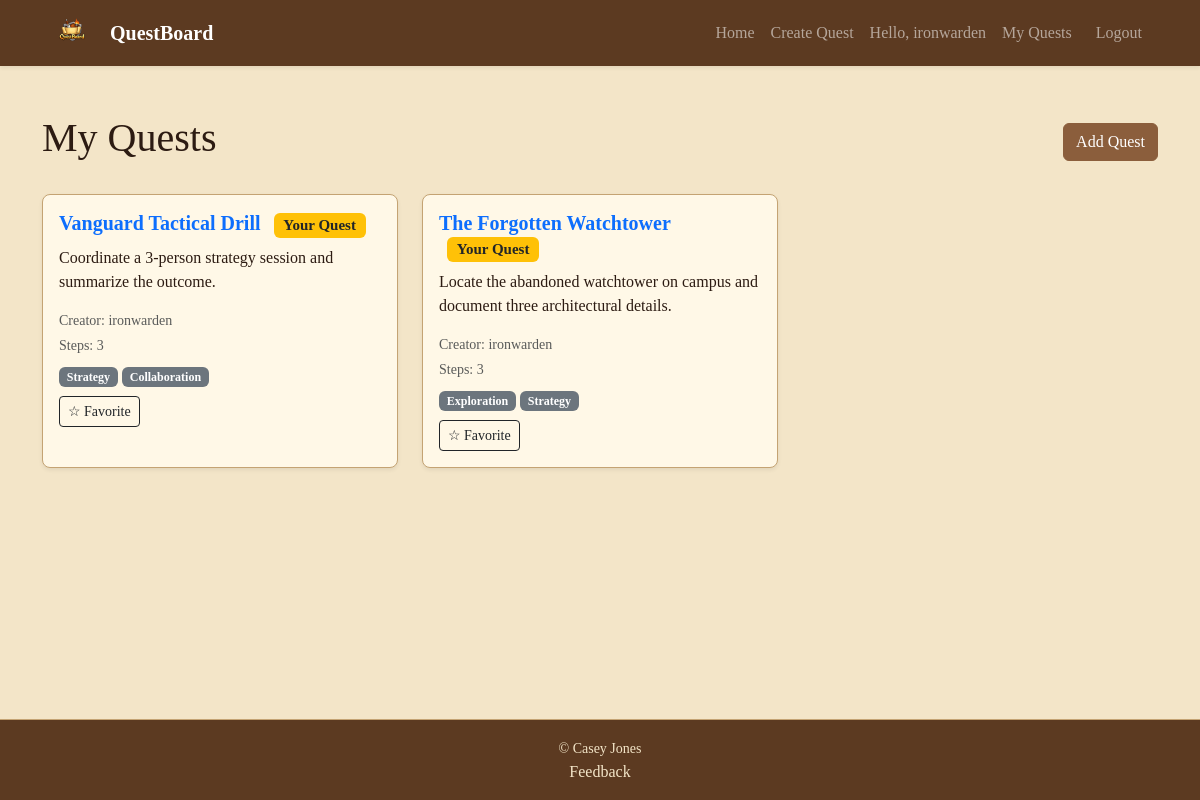
The app's page /my-quests/ (signed in), older data.
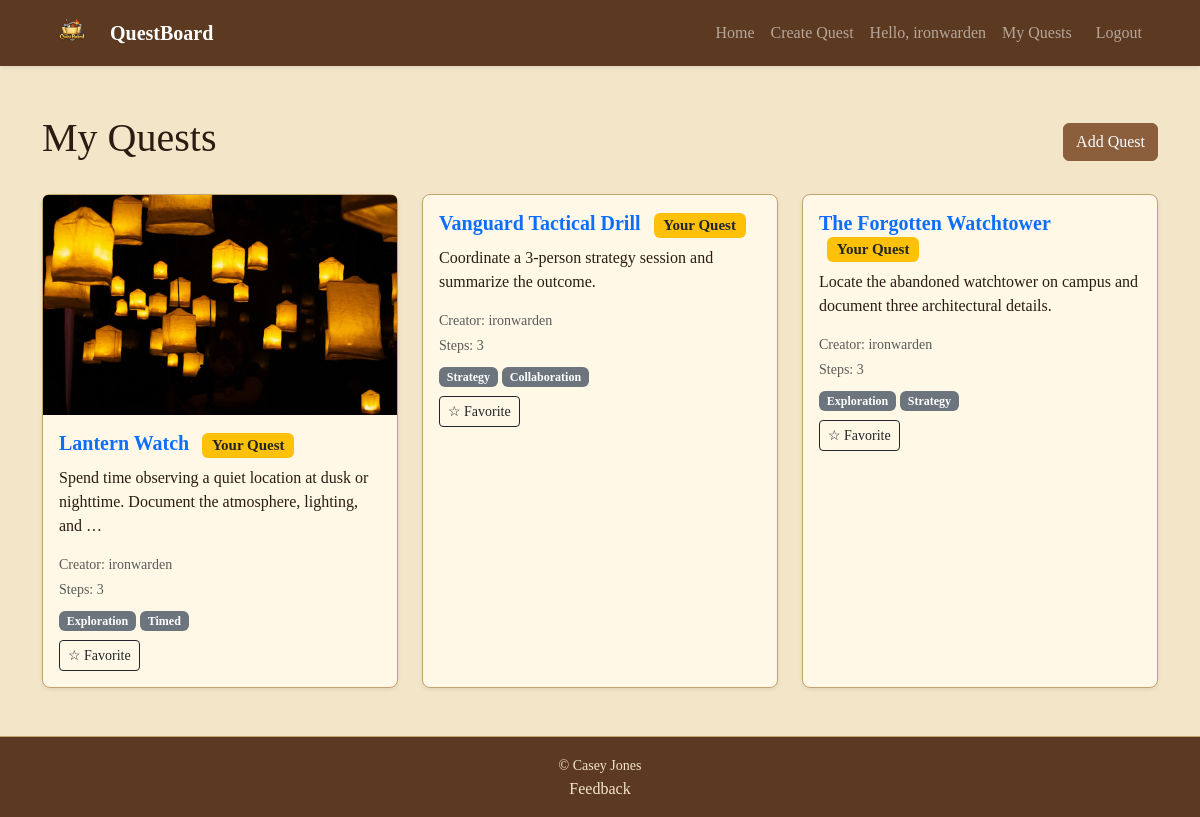
The same page, newer data.
### QuestBoardApp/models.py (models this page shows, shortened)
class Quest(models.Model):
    creator = models.ForeignKey(User, on_delete=models.CASCADE, related_name="quests_created")
    parent = models.ForeignKey(
        "self",
        on_delete=models.SET_NULL,
        null=True,
        blank=True,
        related_name="remixes"
    )
    title = models.CharField(max_length=120)
    description = models.TextField()
    image = models.ImageField(upload_to="quest_images/", blank=True, null=True)
    created_at = models.DateTimeField(auto_now_add=True)
    tags = models.ManyToManyField(Tag, blank=True, related_name="quests")

class Tag(models.Model):
    name = models.CharField(max_length=40, unique=True)

### QuestBoardApp/views.py (the view)
# urls.py: path("my-quests/", views.MyQuestListView.as_view(), name="my_quests"),
class MyQuestListView(LoginRequiredMixin, ListView):
    model = Quest
    template_name = "QuestBoardApp/my_quests.html"
    context_object_name = "quests"
    def get_queryset(self):
        return Quest.objects.filter(creator=self.request.user).order_by("-created_at")

### QuestBoardApp/templates/QuestBoardApp/my_quests.html (shortened to what this page needs)
{% extends "base.html" %}
{% block content %}
<div class="d-flex justify-content-between align-items-center mb-4">
    <h1>My Quests</h1>
    <a href="{% url 'create_quest' %}" class="btn btn-primary">Add Quest</a>
</div>
<div class="row g-4">
    {% for quest in quests %}
        <div class="col-md-4">
            <div class="card h-100 shadow-sm">
                {% if quest.image %}
                    <img src="{{ quest.image.url }}" class="card-img-top" alt="{{ quest.title }}" style="height: 220px; object-fit: cover;">
                {% endif %}
                <div class="card-body">
                    <h5 class="card-title">
                        <a href="{% url 'quest_detail' quest.pk %}" class="text-decoration-none">
                            {{ quest.title }}
                        </a>
                        <span class="badge bg-warning text-dark ms-2">Your Quest</span>
                    </h5>
                    <p class="card-text">{{ quest.description|truncatechars:100 }}</p>
                    <p class="small text-muted mb-1">Creator: {{ quest.creator.username }}</p>
                    <p class="small text-muted mb-2">Steps: {{ quest.steps.count }}</p>
                    <div class="mb-2">
                        {% for tag in quest.tags.all %}
                            <span class="badge bg-secondary">{{ tag.name }}</span>
                        {% empty %}
                            <span class="text-muted small">No tags</span>
                        {% endfor %}
                    </div>
                    {% if quest.id in favorites %}
                        <a href="{% url 'toggle_favorite' quest.pk %}" class="btn btn-sm btn-warning">
                            ★ Favorited
                        </a>
                    {% else %}
                        <a href="{% url 'toggle_favorite' quest.pk %}" class="btn btn-sm btn-outline-dark">
                            ☆ Favorite
                        </a>
                    {% endif %}
                </div>
            </div>
        </div>
    {% endfor %}
</div>
{% endblock %}

Row changes from the older to the newer data that the page shows:
added Quest: image (picture), title "Lantern Watch", description "Spend time observing a quiet location at dusk or nighttime. Document the atmosphere, lighting, and …", creator.username "ironwarden", steps.count "3", shows "☆ Favorite", Tag (name "Exploration")
now on this page (row unchanged): Tag: name "Timed", shown under "Lantern Watch"
